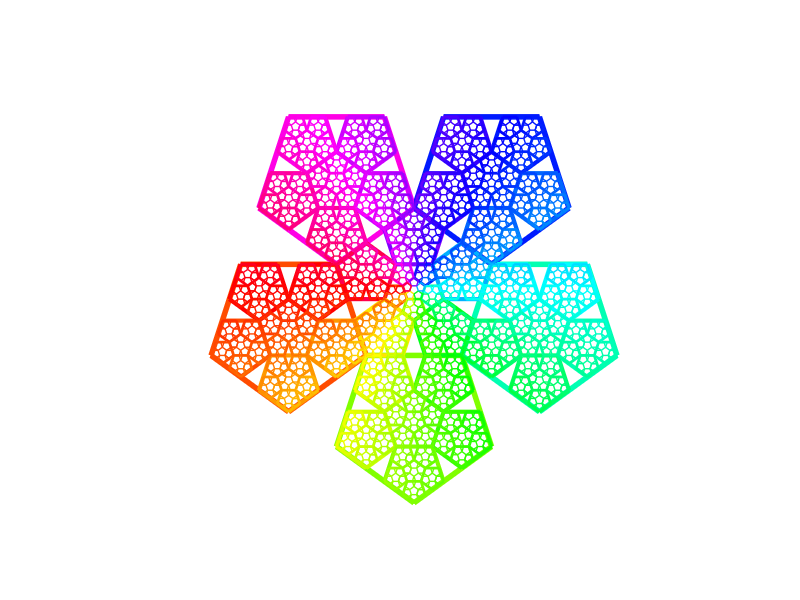

Write MATLAB code to recreate this figure.
function pentaflake1
global COLORMAP
golden = 1.618033988749894848204586; %golden ratio
n=4; %depth of recursion
COLORMAP=copper(4);
h=1;
pentaflake(n,0,0,36/180*pi,h);
axis([-3 3 -3 3])
axis equal off

function pentaflake(n,x,y,theta,len)
global COLORMAP
  if n>0
     golden = 1.618033988749894848204586;
     d=len/golden;
     h=len;
     t=linspace(0+theta,2*pi+theta,5+1);
     [offx,offy]=pol2cart(t+18/180*pi,d*(1+golden)); %generate points around middle pentagon
     
     for k=1:5
         phi=mod(atan2(offy(k)+y,offx(k)+x)+pi,2*pi)/(2*pi);
         colors=hsv2rgb([phi 1 1]);
         %if n==1
         patch(h*sin(t)+offx(k)+x,h*cos(t)+offy(k)+y,0*cos(t)+4-n,'r',...
              'facecolor','none','edgecolor',colors,'linewidth',n); 
         %end
         pentaflake(n-1,x+offx(k),y+offy(k),theta,len/(golden+1));
     end
     
     phi=mod(atan2(offy(k)+y,offx(k)+x)+pi,2*pi)/(2*pi);
     colors=hsv2rgb([phi 1 1]);
     if n==1
     patch(h*sin(t)+offx(k)+x,h*cos(t)+offy(k)+y,0*cos(t)+4-n,'r',...
           'facecolor','none','edgecolor',colors,'linewidth',n); 
     end
     pentaflake(n-1,x,y,pi+theta,len/(golden+1));
  end
return
